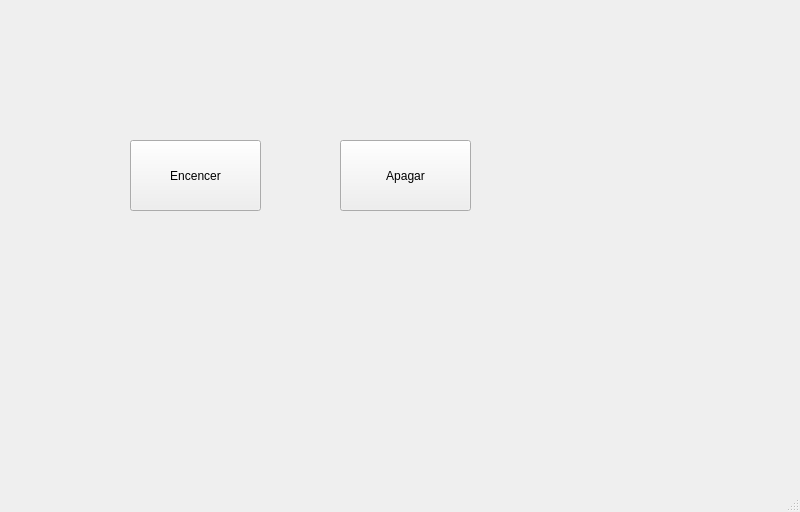
<?xml version="1.0" encoding="UTF-8"?>
<ui version="4.0">
 <class>BotonesVista</class>
 <widget class="QMainWindow" name="BotonesVista">
  <property name="geometry">
   <rect>
    <x>0</x>
    <y>0</y>
    <width>800</width>
    <height>512</height>
   </rect>
  </property>
  <property name="windowTitle">
   <string>MainWindow</string>
  </property>
  <widget class="QWidget" name="centralwidget">
   <widget class="QPushButton" name="boton_ecender">
    <property name="geometry">
     <rect>
      <x>130</x>
      <y>140</y>
      <width>131</width>
      <height>71</height>
     </rect>
    </property>
    <property name="text">
     <string>Encencer</string>
    </property>
   </widget>
   <widget class="QPushButton" name="boton_apagar">
    <property name="geometry">
     <rect>
      <x>340</x>
      <y>140</y>
      <width>131</width>
      <height>71</height>
     </rect>
    </property>
    <property name="text">
     <string>Apagar</string>
    </property>
   </widget>
  </widget>
  <widget class="QMenuBar" name="menubar">
   <property name="geometry">
    <rect>
     <x>0</x>
     <y>0</y>
     <width>800</width>
     <height>22</height>
    </rect>
   </property>
  </widget>
  <widget class="QStatusBar" name="statusbar"/>
 </widget>
 <resources/>
 <connections/>
</ui>
